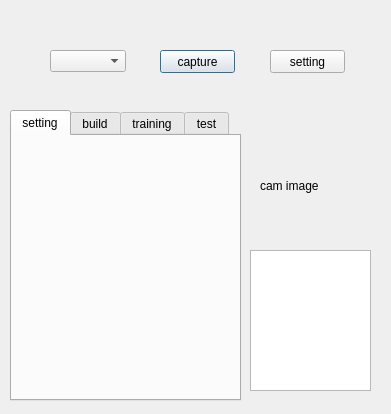
<?xml version="1.0" encoding="UTF-8"?>
<ui version="4.0">
 <class>Dialog</class>
 <widget class="QDialog" name="Dialog">
  <property name="geometry">
   <rect>
    <x>0</x>
    <y>0</y>
    <width>391</width>
    <height>414</height>
   </rect>
  </property>
  <property name="windowTitle">
   <string>Dialog</string>
  </property>
  <widget class="QLabel" name="label">
   <property name="geometry">
    <rect>
     <x>260</x>
     <y>130</y>
     <width>111</width>
     <height>111</height>
    </rect>
   </property>
   <property name="text">
    <string>cam image</string>
   </property>
  </widget>
  <widget class="QTabWidget" name="tabWidget">
   <property name="geometry">
    <rect>
     <x>10</x>
     <y>110</y>
     <width>231</width>
     <height>291</height>
    </rect>
   </property>
   <widget class="QWidget" name="tab">
    <attribute name="title">
     <string>setting</string>
    </attribute>
   </widget>
   <widget class="QWidget" name="tab_2">
    <attribute name="title">
     <string>build</string>
    </attribute>
   </widget>
   <widget class="QWidget" name="tab_3">
    <attribute name="title">
     <string>training</string>
    </attribute>
   </widget>
   <widget class="QWidget" name="tab_4">
    <attribute name="title">
     <string>test</string>
    </attribute>
   </widget>
  </widget>
  <widget class="QPushButton" name="pushButton">
   <property name="geometry">
    <rect>
     <x>160</x>
     <y>50</y>
     <width>75</width>
     <height>23</height>
    </rect>
   </property>
   <property name="text">
    <string>capture</string>
   </property>
  </widget>
  <widget class="QTextBrowser" name="textBrowser">
   <property name="geometry">
    <rect>
     <x>250</x>
     <y>250</y>
     <width>121</width>
     <height>141</height>
    </rect>
   </property>
  </widget>
  <widget class="QComboBox" name="comboBox">
   <property name="geometry">
    <rect>
     <x>50</x>
     <y>50</y>
     <width>76</width>
     <height>22</height>
    </rect>
   </property>
  </widget>
  <widget class="QPushButton" name="pushButton_2">
   <property name="geometry">
    <rect>
     <x>270</x>
     <y>50</y>
     <width>75</width>
     <height>23</height>
    </rect>
   </property>
   <property name="text">
    <string>setting</string>
   </property>
  </widget>
 </widget>
 <resources/>
 <connections/>
</ui>
